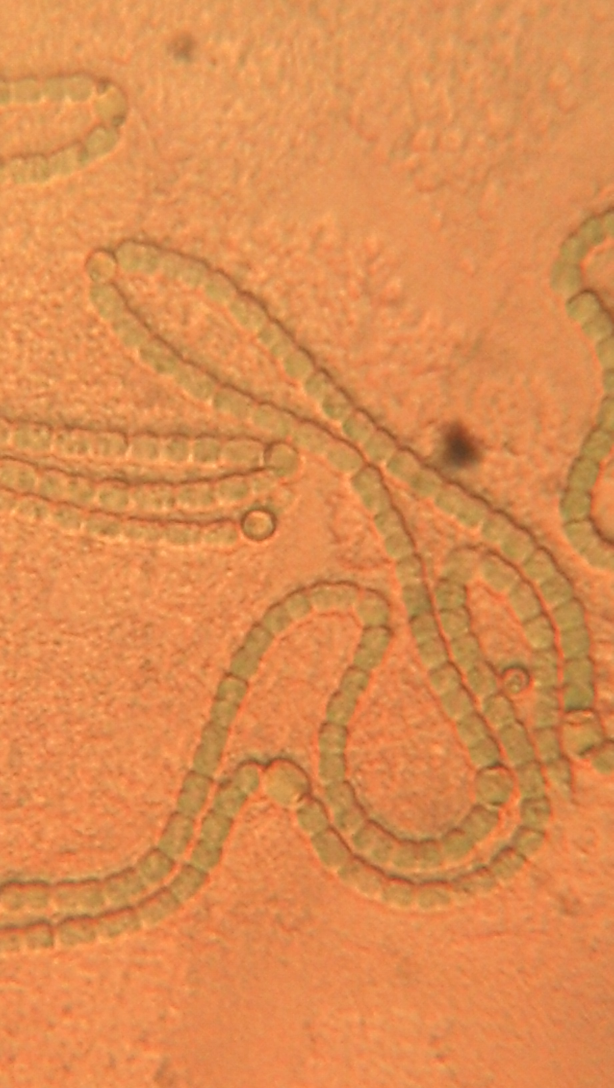
#> input picture science/img/agar1.jpg, 1840 x 3264 px (shown at 1/3 size)
$ jupyter execute --allow-errors agar_is_hard2.ipynb   (shell and % lines are left out)
#> lines starting #> are read from the running program, lines starting #| are printed output that depends on the picture
[cell 1]
import numpy as np
import matplotlib.pyplot as plt

from skimage import io, exposure, transform, color

[cell 2]
from sklearn import cluster

[cell 3]
image=io.imread('img/agar1.jpg')
#> image is the input picture: shape (3264, 1840, 3); mean R, G, B 222, 140.4, 80.5

[cell 4]
m, n, d = image.shape
#> m = 3264; n = 1840; d = 3

#### Formatting Feature Vector for Color Space Clustering

[cell 5]
X = image.reshape((m*n, d))

#### Clustering Segmentation

[cell 6]
kmeans = cluster.MiniBatchKMeans(2, batch_size=len(X)/500) # batch_size is arbitrary, read more at sklearn.cluster.MiniBatchKMeans

#> (a cell that did not finish here is left out)

#> (a cell that did not finish here is left out)

#> (a cell that did not finish here is left out)

[cell 10]
# np.save('agar_is_not_too_bad', segmented_image)

[cell 11]
fig, ax = plt.subplots(1, 2, figsize=(15,15))
ax[0].imshow(image)
#> (the rest of this cell did not finish here and is left out)

#> (a cell that did not finish here is left out)

#> (a cell that did not finish here is left out)

[cell 14]
np.linspace(0.2, 1.0, 5)

#> (a cell that did not finish here is left out)

#### Spatial and Color Cluster Segmentation

[cell 16]
from skimage import segmentation

[cell 17]
seg_slic = segmentation.slic(image)
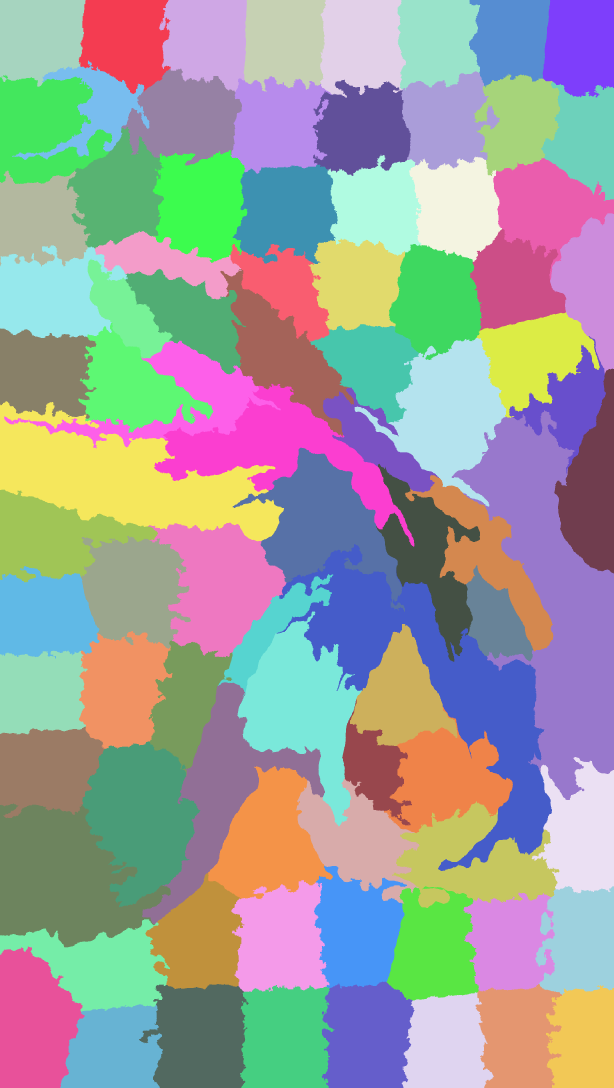
#> seg_slic: shape (3264, 1840) int64 (shown at 1/3 size); 85 distinct labels, from 1 to 85; one colour per label, 0 black
